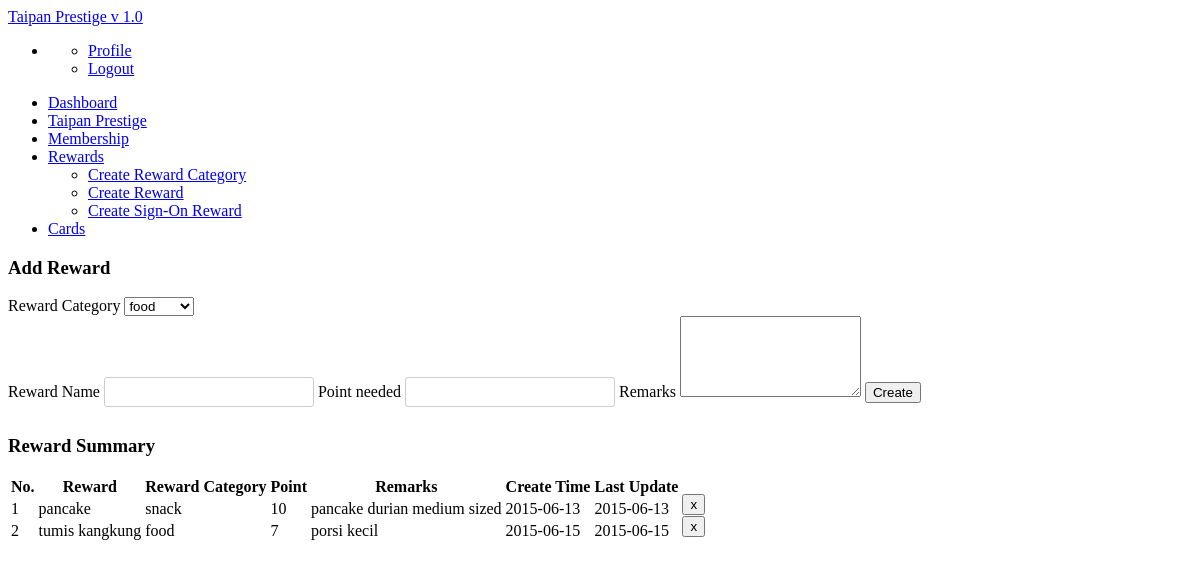
/reward/rewardmain.php, run on the app's committed database.
### tables this page shows
CREATE TABLE IF NOT EXISTS `reward` (
`no` int(11) NOT NULL,
  `reward` varchar(255) NOT NULL,
  `r_category` varchar(255) NOT NULL,
  `point_used` int(11) NOT NULL,
  `remarks` text NOT NULL,
  `status` int(11) NOT NULL,
  `create_time` date NOT NULL,
  `last_update` date NOT NULL
);

### reward/rewardmain.php (the view, shortened to what this page needs)
<?php
echo '
<head>
<style>
input{
  display: inline-block;
  width: 210px;
  height: 30px;
  padding: 4px;
  margin-bottom: 9px;
  font-size: 15px;
  line-height: 18px;
  color: #555555;
  border: 1px solid #cccccc;
  -webkit-border-radius: 3px;
  -moz-border-radius: 3px;
  border-radius: 3px;
}
table.dataTable tbody td{padding:1px 1px}
</style>
</head>';
include "nav.php";
echo '
<div class="container">
<div class="row">
<div class="span3">
<div class="widget">
            <div class="widget-header"><i class="icon-gift"></i>
              <h3>Add Reward</h3>
            </div>
            <div class="widget-content">
  <form action="" method="post">
  Reward Category
  <select name="cat">
  '; ?>
  <?php
    $getcat = mysql_query("SELECT * FROM reward_category WHERE status='1'");
    $rowcat = mysql_num_rows($getcat);
    for ($cat=0;$cat<$rowcat;$cat++){
     $getnamecat = mysql_result($getcat,$cat, 'r_category');
       echo '<option value="'.$getnamecat.'">'.$getnamecat.'</option>';
    }
  echo '
     </select><br>
     Reward Name
  <input type="text" class="form-control" aria-label="Card id" id="name" name="name">
  Point needed
  <input type="text" class="form-control" aria-label="point" id="point" name="point">
  Remarks
   <textarea class="form-control" rows="5" id="remarks" name="remarks"></textarea>
  <button class="btn btn-primary btn-large" type="submit" name="submit">Create</button>
</form>
</div>
        </p>
      </div>
      </div>
      <div class="span9">
          <div class="widget">
            <div class="widget-header"> <i class="icon-bookmark"></i>
              <h3>Reward Summary</h3>
            </div>
            <div class="widget-content">
<table id="myTable" class="table table-striped">
        <thead>
          <tr  height="3">
            <th class="dt-center" >No.</th>
            <th class="dt-center">Reward</th>
            <th class="dt-center">Reward Category</th>
            <th class="dt-center">Point</th>
            <th class="dt-center">Remarks</th>
            <th class="dt-center">Create Time</th>
            <th class="dt-center">Last Update</th>
            <th width="5"></th>
          </tr>
        </thead>
        <tbody>';
$countrew=mysql_query("SELECT * FROM reward WHERE status='1'");
$countrewrow=mysql_num_rows($countrew);
for ($c=0;$c<$countrewrow;$c++){
    while($x<=$c){
      $x++;
    }
  $rewname = mysql_result($countrew,$c, 'reward');
  $rewcat = mysql_result($countrew,$c, 'r_category');
  $rewpoint = mysql_result($countrew,$c, 'point_used');
  $rewremarks = mysql_result($countrew,$c,'remarks');
  $rewcreate = mysql_result($countrew,$c,'create_time');
  $rewupdate = mysql_result($countrew,$c,'last_update');
	echo "
	          <tr>
 <Td class='dt-center'>$x</td>
  <Td class='dt-center'>$rewname</td>
   <Td class='dt-center'>$rewcat</td>
      <Td class='dt-center'>$rewpoint</td>
         <Td class='dt-center'>$rewremarks</td>
            <Td class='dt-center'>$rewcreate</td>
               <Td class='dt-center'>$rewupdate</td>";
    echo '
    <td class="dt-center"><form action="" method="post" style="margin: -15px 0px -15px 0px;">
    	<input type="hidden" name="deleteItem" id="deleteItem" value="'.$catname.'" />
<button class="btn btn-danger btn-xs" type="submit" name="submit">x</button>
    </form>
    </td>
          </tr>  ';
}
echo '
        </tbody>
      </table>
      </div>
          </div>
        </div>
              </div></div>';
?>

### reward/rewardmain.php (style rules this page uses)
input { display: inline-block; width: 210px; height: 30px; padding: 4px; margin-bottom: 9px; font-size: 15px; line-height: 18px; color: #555555; border: 1px solid #cccccc; -webkit-border-radius: 3px; -moz-border-radius: 3px; border-radius: 3px; }

### data on the page
reward: x "1", reward "pancake", r_category "snack", point_used "10", remarks "pancake durian medium sized", create_time "2015-06-13", last_update "2015-06-13"
reward: x "2", reward "tumis kangkung", r_category "food", point_used "7", remarks "porsi kecil", create_time "2015-06-15", last_update "2015-06-15"

### other printed values
form field cat "food"
